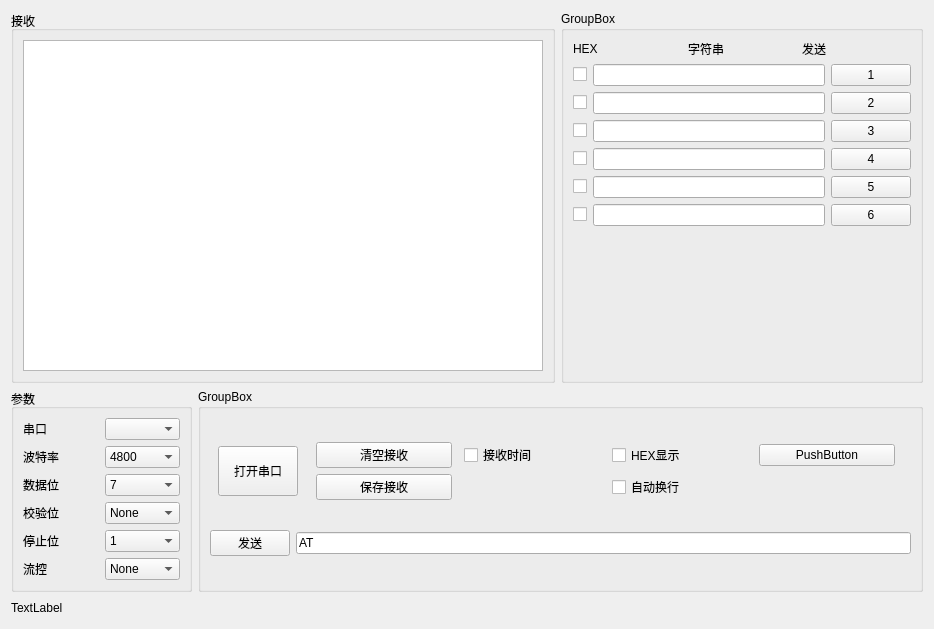
<?xml version="1.0" encoding="UTF-8"?>
<ui version="4.0">
 <class>SetupForm</class>
 <widget class="QWidget" name="SetupForm">
  <property name="geometry">
   <rect>
    <x>0</x>
    <y>0</y>
    <width>934</width>
    <height>629</height>
   </rect>
  </property>
  <property name="windowTitle">
   <string>Form</string>
  </property>
  <layout class="QHBoxLayout" name="horizontalLayout_2">
   <item>
    <layout class="QVBoxLayout" name="verticalLayout" stretch="6,3,0">
     <item>
      <layout class="QHBoxLayout" name="horizontalLayout_4" stretch="6,4">
       <item>
        <widget class="QGroupBox" name="groupBox_2">
         <property name="title">
          <string>接收</string>
         </property>
         <layout class="QVBoxLayout" name="verticalLayout_2">
          <item>
           <widget class="QPlainTextEdit" name="plainTextEdit"/>
          </item>
         </layout>
        </widget>
       </item>
       <item>
        <widget class="QGroupBox" name="groupBox">
         <property name="title">
          <string>GroupBox</string>
         </property>
         <layout class="QVBoxLayout" name="verticalLayout_3">
          <item>
           <layout class="QHBoxLayout" name="horizontalLayout_7">
            <item>
             <widget class="QLabel" name="label_3">
              <property name="maximumSize">
               <size>
                <width>16777215</width>
                <height>16777215</height>
               </size>
              </property>
              <property name="text">
               <string>HEX</string>
              </property>
             </widget>
            </item>
            <item>
             <widget class="QLabel" name="label_4">
              <property name="maximumSize">
               <size>
                <width>16777215</width>
                <height>16777215</height>
               </size>
              </property>
              <property name="text">
               <string>字符串</string>
              </property>
             </widget>
            </item>
            <item>
             <widget class="QLabel" name="label">
              <property name="maximumSize">
               <size>
                <width>16777215</width>
                <height>16777215</height>
               </size>
              </property>
              <property name="text">
               <string>发送</string>
              </property>
             </widget>
            </item>
           </layout>
          </item>
          <item>
           <layout class="QHBoxLayout" name="horizontalLayout_11">
            <item>
             <widget class="QCheckBox" name="checkBox">
              <property name="text">
               <string/>
              </property>
             </widget>
            </item>
            <item>
             <widget class="QLineEdit" name="lineEdit"/>
            </item>
            <item>
             <widget class="QPushButton" name="pushButton">
              <property name="text">
               <string>1</string>
              </property>
             </widget>
            </item>
           </layout>
          </item>
          <item>
           <layout class="QHBoxLayout" name="horizontalLayout_10">
            <item>
             <widget class="QCheckBox" name="checkBox_2">
              <property name="text">
               <string/>
              </property>
             </widget>
            </item>
            <item>
             <widget class="QLineEdit" name="lineEdit_2"/>
            </item>
            <item>
             <widget class="QPushButton" name="pushButton_2">
              <property name="text">
               <string>2</string>
              </property>
             </widget>
            </item>
           </layout>
          </item>
          <item>
           <layout class="QHBoxLayout" name="horizontalLayout_9">
            <item>
             <widget class="QCheckBox" name="checkBox_3">
              <property name="text">
               <string/>
              </property>
             </widget>
            </item>
            <item>
             <widget class="QLineEdit" name="lineEdit_3"/>
            </item>
            <item>
             <widget class="QPushButton" name="pushButton_3">
              <property name="text">
               <string>3</string>
              </property>
             </widget>
            </item>
           </layout>
          </item>
          <item>
           <layout class="QHBoxLayout" name="horizontalLayout_8">
            <item>
             <widget class="QCheckBox" name="checkBox_4">
              <property name="text">
               <string/>
              </property>
             </widget>
            </item>
            <item>
             <widget class="QLineEdit" name="lineEdit_4"/>
            </item>
            <item>
             <widget class="QPushButton" name="pushButton_4">
              <property name="text">
               <string>4</string>
              </property>
             </widget>
            </item>
           </layout>
          </item>
          <item>
           <layout class="QHBoxLayout" name="horizontalLayout_6">
            <item>
             <widget class="QCheckBox" name="checkBox_5">
              <property name="text">
               <string/>
              </property>
             </widget>
            </item>
            <item>
             <widget class="QLineEdit" name="lineEdit_5"/>
            </item>
            <item>
             <widget class="QPushButton" name="pushButton_5">
              <property name="text">
               <string>5</string>
              </property>
             </widget>
            </item>
           </layout>
          </item>
          <item>
           <layout class="QHBoxLayout" name="horizontalLayout_5">
            <item>
             <widget class="QCheckBox" name="checkBox_6">
              <property name="text">
               <string/>
              </property>
             </widget>
            </item>
            <item>
             <widget class="QLineEdit" name="lineEdit_6"/>
            </item>
            <item>
             <widget class="QPushButton" name="pushButton_6">
              <property name="text">
               <string>6</string>
              </property>
             </widget>
            </item>
           </layout>
          </item>
          <item>
           <spacer name="verticalSpacer">
            <property name="orientation">
             <enum>Qt::Vertical</enum>
            </property>
            <property name="sizeHint" stdset="0">
             <size>
              <width>20</width>
              <height>40</height>
             </size>
            </property>
           </spacer>
          </item>
         </layout>
        </widget>
       </item>
      </layout>
     </item>
     <item>
      <layout class="QHBoxLayout" name="horizontalLayout" stretch="2,8">
       <item>
        <widget class="QGroupBox" name="groupBox_3">
         <property name="title">
          <string>参数</string>
         </property>
         <layout class="QVBoxLayout" name="verticalLayout_5">
          <item>
           <layout class="QHBoxLayout" name="horizontalLayout_17">
            <item>
             <widget class="QLabel" name="label_5">
              <property name="text">
               <string>串口</string>
              </property>
             </widget>
            </item>
            <item>
             <widget class="QComboBox" name="comboBox"/>
            </item>
           </layout>
          </item>
          <item>
           <layout class="QHBoxLayout" name="horizontalLayout_16">
            <item>
             <widget class="QLabel" name="label_6">
              <property name="text">
               <string>波特率</string>
              </property>
             </widget>
            </item>
            <item>
             <widget class="QComboBox" name="comboBox_2">
              <item>
               <property name="text">
                <string>4800</string>
               </property>
              </item>
              <item>
               <property name="text">
                <string>9600</string>
               </property>
              </item>
              <item>
               <property name="text">
                <string>19200</string>
               </property>
              </item>
              <item>
               <property name="text">
                <string>38400</string>
               </property>
              </item>
              <item>
               <property name="text">
                <string>57600</string>
               </property>
              </item>
              <item>
               <property name="text">
                <string>115200</string>
               </property>
              </item>
              <item>
               <property name="text">
                <string>230400</string>
               </property>
              </item>
              <item>
               <property name="text">
                <string>460800</string>
               </property>
              </item>
              <item>
               <property name="text">
                <string>576000</string>
               </property>
              </item>
             </widget>
            </item>
           </layout>
          </item>
          <item>
           <layout class="QHBoxLayout" name="horizontalLayout_15">
            <item>
             <widget class="QLabel" name="label_7">
              <property name="text">
               <string>数据位</string>
              </property>
             </widget>
            </item>
            <item>
             <widget class="QComboBox" name="comboBox_3">
              <item>
               <property name="text">
                <string>7</string>
               </property>
              </item>
              <item>
               <property name="text">
                <string>8</string>
               </property>
              </item>
             </widget>
            </item>
           </layout>
          </item>
          <item>
           <layout class="QHBoxLayout" name="horizontalLayout_14">
            <item>
             <widget class="QLabel" name="label_8">
              <property name="text">
               <string>校验位</string>
              </property>
             </widget>
            </item>
            <item>
             <widget class="QComboBox" name="comboBox_4">
              <item>
               <property name="text">
                <string>None</string>
               </property>
              </item>
              <item>
               <property name="text">
                <string>Even</string>
               </property>
              </item>
              <item>
               <property name="text">
                <string>Mark</string>
               </property>
              </item>
              <item>
               <property name="text">
                <string>Odd</string>
               </property>
              </item>
              <item>
               <property name="text">
                <string>Space</string>
               </property>
              </item>
             </widget>
            </item>
           </layout>
          </item>
          <item>
           <layout class="QHBoxLayout" name="horizontalLayout_13">
            <item>
             <widget class="QLabel" name="label_9">
              <property name="text">
               <string>停止位</string>
              </property>
             </widget>
            </item>
            <item>
             <widget class="QComboBox" name="comboBox_5">
              <item>
               <property name="text">
                <string>1</string>
               </property>
              </item>
              <item>
               <property name="text">
                <string>1.5</string>
               </property>
              </item>
              <item>
               <property name="text">
                <string>2</string>
               </property>
              </item>
             </widget>
            </item>
           </layout>
          </item>
          <item>
           <layout class="QHBoxLayout" name="horizontalLayout_12">
            <item>
             <widget class="QLabel" name="label_10">
              <property name="text">
               <string>流控</string>
              </property>
             </widget>
            </item>
            <item>
             <widget class="QComboBox" name="comboBox_6">
              <item>
               <property name="text">
                <string>None</string>
               </property>
              </item>
              <item>
               <property name="text">
                <string>XonXoff</string>
               </property>
              </item>
              <item>
               <property name="text">
                <string>RTS</string>
               </property>
              </item>
             </widget>
            </item>
           </layout>
          </item>
         </layout>
        </widget>
       </item>
       <item>
        <layout class="QVBoxLayout" name="verticalLayout_4">
         <item>
          <widget class="QGroupBox" name="groupBox_4">
           <property name="title">
            <string>GroupBox</string>
           </property>
           <layout class="QVBoxLayout" name="verticalLayout_6">
            <item>
             <layout class="QHBoxLayout" name="horizontalLayout_19" stretch="2,8">
              <property name="leftMargin">
               <number>8</number>
              </property>
              <property name="rightMargin">
               <number>8</number>
              </property>
              <item>
               <widget class="QPushButton" name="pushButton_7">
                <property name="minimumSize">
                 <size>
                  <width>0</width>
                  <height>50</height>
                 </size>
                </property>
                <property name="maximumSize">
                 <size>
                  <width>80</width>
                  <height>16777215</height>
                 </size>
                </property>
                <property name="text">
                 <string>打开串口</string>
                </property>
               </widget>
              </item>
              <item>
               <layout class="QGridLayout" name="gridLayout" columnstretch="1,1,1,1">
                <property name="leftMargin">
                 <number>12</number>
                </property>
                <property name="rightMargin">
                 <number>8</number>
                </property>
                <property name="horizontalSpacing">
                 <number>12</number>
                </property>
                <item row="0" column="2">
                 <widget class="QCheckBox" name="checkBox_8">
                  <property name="text">
                   <string>HEX显示</string>
                  </property>
                 </widget>
                </item>
                <item row="0" column="0">
                 <widget class="QPushButton" name="pushButton_8">
                  <property name="maximumSize">
                   <size>
                    <width>16777215</width>
                    <height>16777215</height>
                   </size>
                  </property>
                  <property name="text">
                   <string>清空接收</string>
                  </property>
                 </widget>
                </item>
                <item row="1" column="0">
                 <widget class="QPushButton" name="pushButton_9">
                  <property name="maximumSize">
                   <size>
                    <width>16777215</width>
                    <height>16777215</height>
                   </size>
                  </property>
                  <property name="text">
                   <string>保存接收</string>
                  </property>
                 </widget>
                </item>
                <item row="0" column="1">
                 <widget class="QCheckBox" name="checkBox_7">
                  <property name="text">
                   <string>接收时间</string>
                  </property>
                 </widget>
                </item>
                <item row="0" column="3">
                 <widget class="QPushButton" name="pushButton_10">
                  <property name="maximumSize">
                   <size>
                    <width>16777215</width>
                    <height>16777215</height>
                   </size>
                  </property>
                  <property name="text">
                   <string>PushButton</string>
                  </property>
                 </widget>
                </item>
                <item row="1" column="2">
                 <widget class="QCheckBox" name="checkBox_9">
                  <property name="text">
                   <string>自动换行</string>
                  </property>
                 </widget>
                </item>
               </layout>
              </item>
             </layout>
            </item>
            <item>
             <layout class="QHBoxLayout" name="horizontalLayout_18">
              <item>
               <widget class="QPushButton" name="pushButton_11">
                <property name="text">
                 <string>发送</string>
                </property>
               </widget>
              </item>
              <item>
               <widget class="QLineEdit" name="lineEdit_7">
                <property name="text">
                 <string>AT</string>
                </property>
               </widget>
              </item>
             </layout>
            </item>
           </layout>
          </widget>
         </item>
        </layout>
       </item>
      </layout>
     </item>
     <item>
      <layout class="QHBoxLayout" name="horizontalLayout_3">
       <property name="spacing">
        <number>2</number>
       </property>
       <item>
        <widget class="QLabel" name="label_2">
         <property name="minimumSize">
          <size>
           <width>0</width>
           <height>20</height>
          </size>
         </property>
         <property name="maximumSize">
          <size>
           <width>16777215</width>
           <height>30</height>
          </size>
         </property>
         <property name="text">
          <string>TextLabel</string>
         </property>
        </widget>
       </item>
      </layout>
     </item>
    </layout>
   </item>
  </layout>
 </widget>
 <resources/>
 <connections/>
</ui>
